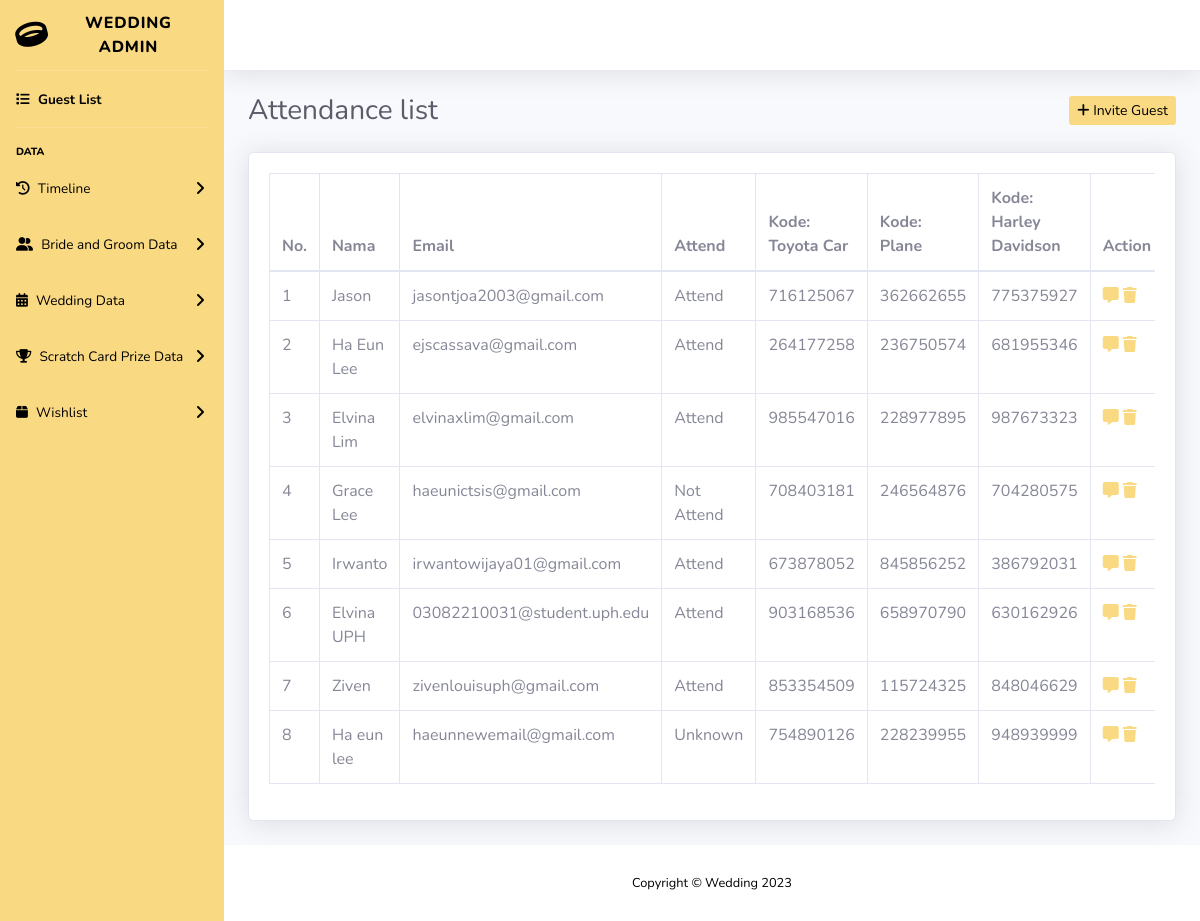
The app's page /admin/pages/guest.php with its own data.
### tables this page shows
CREATE TABLE `prize` (
  `id` int(11) NOT NULL,
  `name` varchar(100) NOT NULL,
  `image` varchar(100) NOT NULL,
  `cardImage` varchar(100) NOT NULL
);

CREATE TABLE `user` (
  `id` int(11) NOT NULL,
  `name` varchar(100) NOT NULL,
  `email` varchar(100) NOT NULL,
  `attend` varchar(100) NOT NULL DEFAULT 'unknown',
  `kode_13` int(11) DEFAULT NULL,
  `kode_18` int(11) DEFAULT NULL,
  `kode_19` int(11) DEFAULT NULL
);

### admin/pages/guest.php (the view, shortened to what this page needs)
<?php include '../component/connect.php';
?>
<!DOCTYPE html>
<html lang="en">
<head>
    <link href="../component/vendor/fontawesome-free/css/all.min.css" rel="stylesheet" type="text/css">
        <link rel="stylesheet" href="https://cdnjs.cloudflare.com/ajax/libs/font-awesome/6.1.1/css/all.min.css" type="text/css">
    <link href="../component/css/sb-admin-2.min.css" rel="stylesheet">
</head>
<body id="page-top">
    <div id="wrapper">
        <?php include '../component/sidebar.php' ?>
        <div id="content-wrapper" class="d-flex flex-column">
            <div id="content">
                <nav class="navbar navbar-expand navbar-light bg-white topbar mb-4 static-top shadow">
                </nav>
                <div class="container-fluid">
                    <div class="d-sm-flex align-items-center justify-content-between mb-4">
                        <h1 class="h3 mb-0 text-gray-800">Attendance list</h1>
                        <a href="guestAdd.php" class="d-none d-sm-inline-block btn btn-sm btn-primary yellow black" style="border:none"><i class="fas fa-plus"></i> Invite Guest</a>
                    </div>
                    <div class="card shadow mb-4 w-100">
                        <div class="card-body">
                            <div class="table-responsive">
                                <table class="table table-bordered" id="dataTable" width="100%" cellspacing="0">
                                    <thead>
                                        <tr>
                                            <th>No.</th>
                                            <th>Nama</th>
                                            <th>Email</th>
                                            <th>Attend</th>
                                            <?php
                                                $query = "SELECT name FROM prize";
                                                $getPrize = $connect->prepare($query);
                                                $getPrize->execute();
                                                if($getPrize->rowCount()>0) {
                                                    while($row = $getPrize->fetch(PDO::FETCH_ASSOC)){
                                                        ?>
                                                    <th>
                                                        Kode: <?=$row['name']?>
                                                    </th>
                                                        <?php
                                                    }
                                                }
                                            ?>
                                            <th>Action</th>
                                        </tr>
                                    </thead>
                                    <tbody>
<?php
    $query ="SELECT * FROM user";
    $select_user =  $connect->prepare($query);
    $select_user -> execute();
    $index = 1;
    if($select_user->rowCount()>0){
        while ($fetch_user = $select_user ->fetch(PDO::FETCH_ASSOC)){
            ?>
                        <tr>
                            <td><?=$index?></td>
                            <td><?=$fetch_user['name']?></td>
                            <td><?=$fetch_user['email']?></td>
                            <td><?=$fetch_user['attend']?></td>
                            <?php
                            $query = "SELECT id FROM prize";
                            $getPrize = $connect->prepare($query);
                            $getPrize->execute();
                            if ($getPrize->rowCount() > 0) {
                                while ($row = $getPrize->fetch(PDO::FETCH_ASSOC)) {
                                    $prizeId = $row['id'];
                                    ?>
                                    <td><?=$fetch_user['kode_'.$prizeId]?></td>
                                    <?php
                                }
                            }
                            ?>
                            <td><a href="guestMessage.php?view=<?=$fetch_user['email']?>"><i class="fa-solid fa-message" style="color: #fad983;"></i></a>
                            <a href="guest.php?delete=<?=$fetch_user['id']?>"><i class="fas fa-trash" style="color: #fad983;"></i></a></td>
                    <?php
                        $index++;
        }
    }
?>
                                    </tbody>
                                </table>
                            </div>
                        </div>
                    </div>
                </div>
            </div>
            <?php include '../component/footer.php' ?>
        </div>
    </div>
</body>
</html>

### admin/pages/guest.php (style rules this page uses)
.yellow { background-image: linear-gradient(to right, #FAD983 0%, #FAD983 100%); }
.black { color: black; }

### admin/component/sidebar.php (style rules this page uses)
.yellow { background-image: linear-gradient(to right, #FAD983 0%, #FAD983 100%); }
.black, span { color: black; }

### records on screen
prize: name "Toyota Car", id.kode_13 "716125067", id.kode_13 "264177258", id.kode_13 "985547016", id.kode_13 "708403181", id.kode_13 "673878052", id.kode_13 "903168536", id.kode_13 "853354509", id.kode_13 "754890126"
prize: name "Plane", id.kode_18 "362662655", id.kode_18 "236750574", id.kode_18 "228977895", id.kode_18 "246564876", id.kode_18 "845856252", id.kode_18 "658970790", id.kode_18 "115724325", id.kode_18 "228239955"
prize: name "Harley Davidson", id.kode_19 "775375927", id.kode_19 "681955346", id.kode_19 "987673323", id.kode_19 "704280575", id.kode_19 "386792031", id.kode_19 "630162926", id.kode_19 "848046629", id.kode_19 "948939999"
user: name "Jason", email "jasontjoa2003@gmail.com", attend "Attend"
user: name "Ha Eun Lee", email "ejscassava@gmail.com", attend "Attend"
user: name "Elvina Lim", email "elvinaxlim@gmail.com", attend "Attend"
user: name "Grace Lee", email "haeunictsis@gmail.com", attend "Not Attend"
user: name "Irwanto", email "irwantowijaya01@gmail.com", attend "Attend"
user: name "Elvina UPH", email "03082210031@student.uph.edu", attend "Attend"
user: name "Ziven", email "zivenlouisuph@gmail.com", attend "Attend"
user: name "Ha eun lee", email "haeunnewemail@gmail.com", attend "Unknown"
